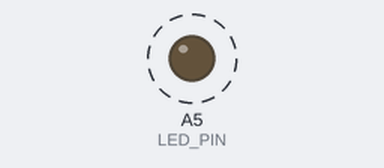
A sketch run on a simulated Arduino Uno, built with avr-gcc and run on an emulated ATmega328P. On the bench: output pins drawn as LEDs (lit = HIGH). Dashed ring = blinking.

Above: at 0.05 s.
Timing chart, 0 to 3.0 s (numbered marks = the images above):
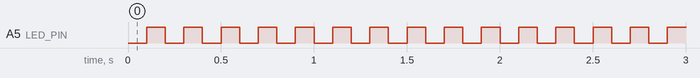

Measured:
- by itself, A5 (LED_PIN): alternates HIGH for 0.10 s and LOW for 0.10 s

The sketch:

test.ino
```cpp
# define LED_PIN A5

void setup() {
  // put your setup code here, to run once:
  pinMode(LED_PIN, OUTPUT);
}

void loop() {
  // put your main code here, to run repeatedly:
  delay(100);
  digitalWrite(LED_PIN, HIGH);
  delay(100);
  digitalWrite(LED_PIN, LOW);
}
```
